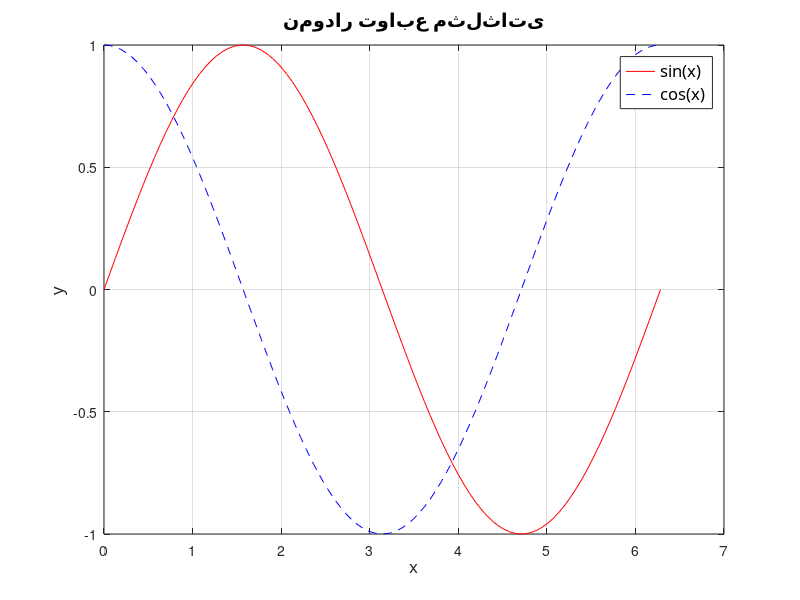

The MATLAB script that drew this image:
x = linspace(0, 2*pi, 100);
y1 = sin(x);
y2 = cos(x);
plot(x, y1, 'r-', x, y2, 'b--');
grid on;
title('نمودار توابع مثلثاتی', 'FontName', 'B Nazanin', 'FontSize', 14)
xlabel('x', 'FontName', 'B Mitra', 'FontSize', 12)
ylabel('y', 'FontName', 'B Mitra', 'FontSize', 12)
legend('sin(x)', 'cos(x)', 'FontName', 'B Mitra', 'FontSize', 12)
if any(strcmp(listfonts, 'B Mitra'))
set(gca, 'FontName', 'B Mitra', 'FontSize', 12)
else
warning('فونت B Mitra نصب نیست. از فونت پیشفرض استفاده میشود.')
end